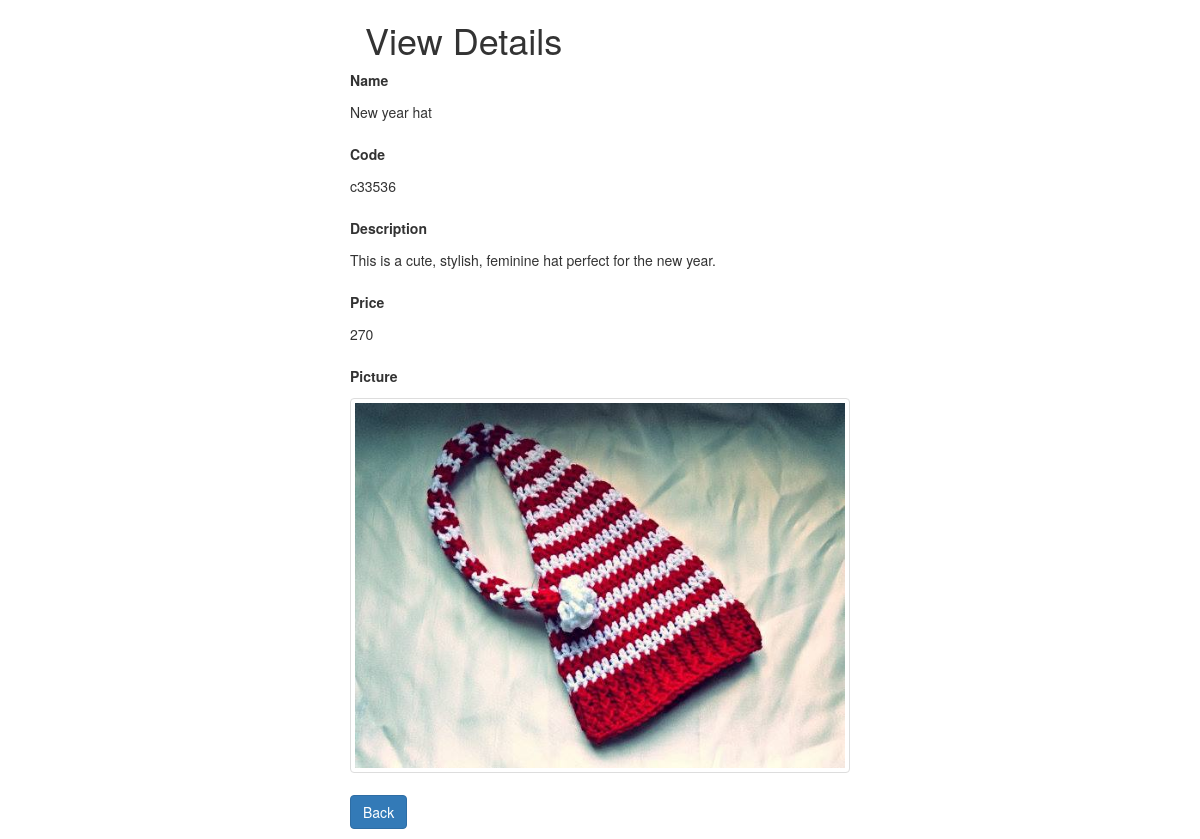
The app's page /read.php?id=34 with its own data.
### tables this page shows
CREATE TABLE `products` (
  `id` int(11) NOT NULL,
  `code` varchar(30) NOT NULL,
  `name` varchar(30) NOT NULL,
  `description` text NOT NULL,
  `price` int(11) NOT NULL,
  `picture` varchar(200) NOT NULL
);

### read.php (the view, shortened to what this page needs)
<?php
    if (isset($_GET["id"]) && !empty(trim($_GET["id"]))) {
        require_once "config/config.php";
         $sql = "SELECT * FROM products WHERE id=?";
         if ($stmt = mysqli_prepare($link, $sql)) {
             mysqli_stmt_bind_param($stmt, "i", $param_id);
             if (mysqli_stmt_execute($stmt)) {
                 $result = mysqli_stmt_get_result($stmt);
                 if (mysqli_num_rows($result)==1) {
                     $row = mysqli_fetch_array($result, MYSQLI_ASSOC);
                 }else{
                     header("location: error.php");
                     exit();
                 }
             }else{
                 echo "Oops! Something went wrong! Please try again leter.";
             }
         }
    }else{
        header("location: error.php");
        exit();
    }
?>
<!DOCTYPE html>
<html lang="en">
<head>
    <link rel="stylesheet" href="https://maxcdn.bootstrapcdn.com/bootstrap/3.3.7/css/bootstrap.css">
</head>
<body>
    <div class="wrapper">
        <div class="container-fluid">
            <div class="row">
                <div class="col-md-12">
                    <h1>View Details</h1>
                </div>
                <div class="form-group">
                    <label>Name</label>
                    <p class="form-control-static"><?php echo $row["name"]; ?></p>
                </div>
                <div class="form-group">
                    <label>Code</label>
                    <p class="form-control-static"><?php echo $row["code"]; ?></p>
                </div>
                <div class="form-group">
                    <label>Description</label>
                    <p class="form-control-static"><?php echo $row["description"]; ?></p>
                </div>
                <div class="form-group">
                    <label>Price</label>
                    <p class="form-control-static"><?php echo $row["price"]; ?></p>
                </div>
                <div class="form-group">
                    <label>Picture</label>
                    <div class="form-control-static img-fluid">
                        <img class="img-thumbnail" src="<?php echo $row["picture"]; ?>">
                    </div>
                </div>
                <p><a href="index.php" class="btn btn-primary">Back</a></p>
            </div>
        </div>
    </div>
</body>
</html>

### read.php (style rules this page uses)
.wrapper { width: 500px; margin: 0 auto; }

### records on screen
products: name "New year hat", code "c33536", description "This is a cute, stylish, feminine hat perfect for the new year.", price "270", picture (picture)
